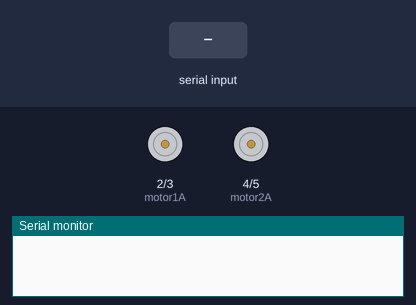
This sketch was run on a simulated Arduino Uno, built with avr-gcc and run on an emulated ATmega328P. Shown: motor-driver pin pairs drawn as motors (green arrow = first pin HIGH = forward, orange = second pin HIGH = backward, longer = more drive), the last lines printed to the serial monitor. Inputs (shaded band) come from the test bench.

Above: at 1.2 s.
1.3 s: "f\n" received over Serial
At 2.6 s:
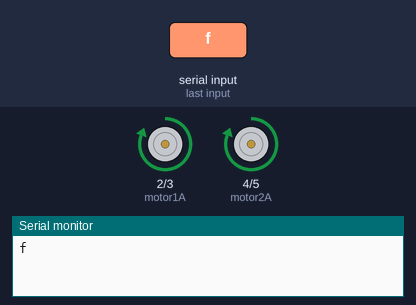
3.5 s: "b\n" received over Serial
At 3.8 s:
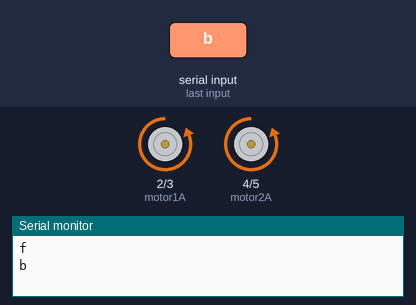
5.0 s: "l\n" received over Serial
At 6.1 s:
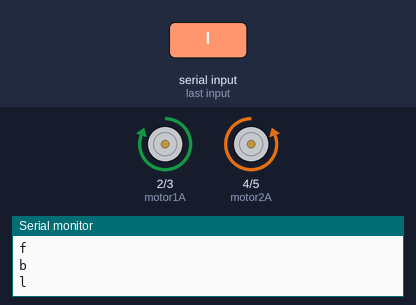
6.5 s: "r\n" received over Serial
At 7.3 s:
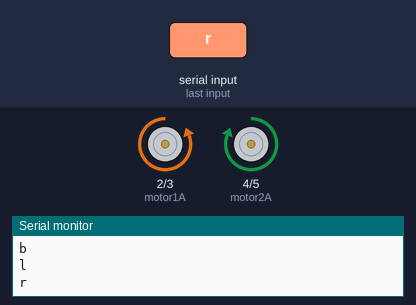
Timing chart, 0 to 9.0 s (numbered marks = the images above; inputs shaded):
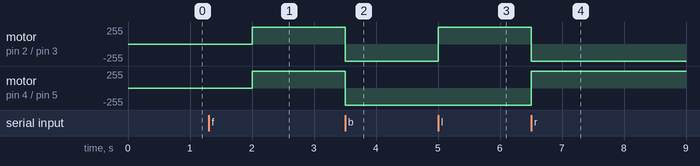

The sketch:

boat_nano.ino
```cpp
String command;
const int motor1A = 2;  // Motor 1, input 1
const int motor1B = 3;  // Motor 1, input 2
const int motor2A = 4;  // Motor 2, input 1
const int motor2B = 5;  // Motor 2, input 2
const int motor1C = 6;
const int motor2C = 7;
String string = "";

void setup() {
  // put your setup code here, to run once:
  Serial.begin(9600);
  pinMode(motor1A, OUTPUT);
  pinMode(motor1B, OUTPUT);
  pinMode(motor2A, OUTPUT);
  pinMode(motor2B, OUTPUT);
}

void loop() {

    command = Serial.readStringUntil('\n');
    command.trim();

     if (command.equals("f") || command.equals("b") || command.equals("l") || command.equals("r") || command.equals("s") || command.equals("c")) {
    string = command;
  }

    if(string.equals("f"))
    {
      Serial.println(command);
      moveForward();
      // delay(2000);
    }
    else if(string.equals("b"))
    {
      Serial.println(command);
      moveBackward();
      // delay(2000);
    }
    else if(string.equals("l"))
    {
      Serial.println(command);
      turnLeft();
      // delay(2000);
    }
    else if(string.equals("r"))
    {
      Serial.println(command);
      turnRight();
      // delay(2000);
    }
    else if(string.equals("s"))
    {
      Serial.println(command);
      Stop();
      // delay(2000);
    }
    else if(string.equals("c"))
    {
      Serial.println(command);
      Conveyor();
      // delay(2000);
    }
    else{
      Stop();
    }
  // }
  delay(1000);

}
void moveForward() {
  digitalWrite(motor1A, HIGH);
  digitalWrite(motor1B, LOW);
  digitalWrite(motor2A, HIGH);
  digitalWrite(motor2B, LOW);
}

void moveBackward() {
  digitalWrite(motor1A, LOW);
  digitalWrite(motor1B, HIGH);
  digitalWrite(motor2A, LOW);
  digitalWrite(motor2B, HIGH);
}

void turnLeft() {
  digitalWrite(motor1A, HIGH);
  digitalWrite(motor1B, LOW);
  digitalWrite(motor2A, LOW);
  digitalWrite(motor2B, HIGH);


}

void turnRight() {
  digitalWrite(motor1A, LOW);
  digitalWrite(motor1B, HIGH);
  digitalWrite(motor2A, HIGH);
  digitalWrite(motor2B, LOW);
}

void Stop()
{
  digitalWrite(motor1A, LOW);
  digitalWrite(motor1B, LOW);
  digitalWrite(motor2A, LOW);
  digitalWrite(motor2B, LOW);
  digitalWrite(motor1C, LOW);
  digitalWrite(motor2C, LOW);
}
void Conveyor()
{
  digitalWrite(motor1C, HIGH);
  digitalWrite(motor2C, HIGH);
}
```

Measured:
- after the input at 1.3 s, motor on pin 2 (motor1A) / pin 3 (motor1B), motor on pin 4 (motor2A) / pin 5 (motor2B): stopped → forward 255/255 after 0.70 s
- after the input at 3.5 s, motor on pin 2 (motor1A) / pin 3 (motor1B), motor on pin 4 (motor2A) / pin 5 (motor2B): forward 255/255 → backward 255/255 at once
- after the input at 5.0 s, motor on pin 2 (motor1A) / pin 3 (motor1B): backward 255/255 → forward 255/255 at once
- after the input at 6.5 s, motor on pin 2 (motor1A) / pin 3 (motor1B): forward 255/255 → backward 255/255 at once; motor on pin 4 (motor2A) / pin 5 (motor2B): backward 255/255 → forward 255/255 at once
